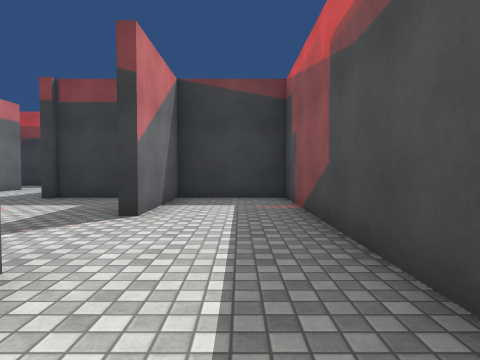
View 1 (above)

24 first-person views from a walk through a 3-D level made in the Unity game engine. The camera is 1.2 m above the floor, tilts 2° down and sees 75° across. The floor is counted in squares, 2 m on a side. Each view is taken from the middle of a square. On the plan, view 1 faces up. The plan holds only what a view shows up to about 9 squares ahead; the rest is blank. The place goes on beyond the plan. The player is left out. Some animated figures are left out. Surface patterns are stand-ins for the level's own textures.

View 2
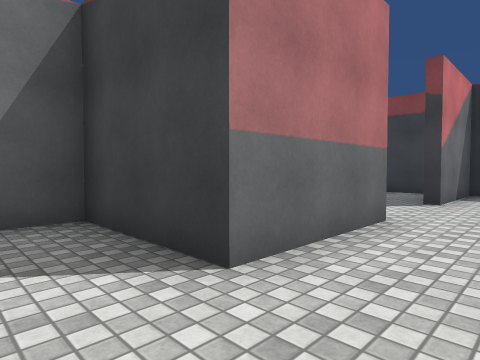

View 3
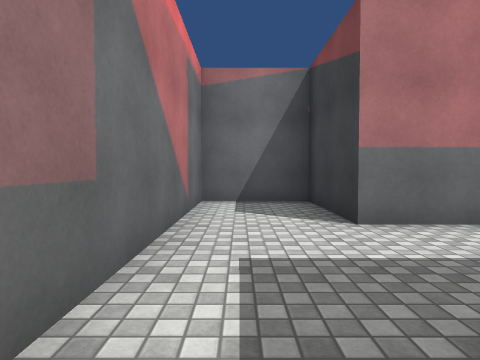

View 4
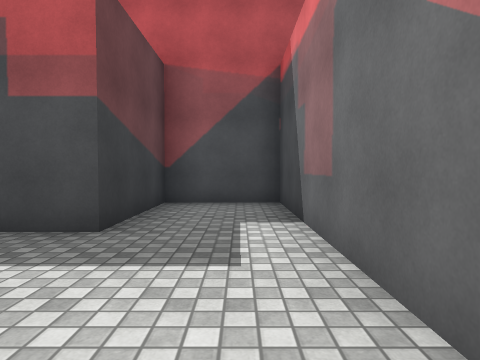

View 5
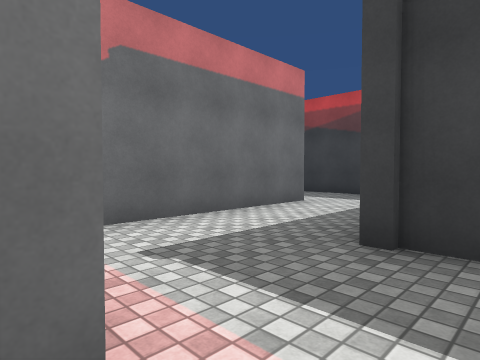

View 6
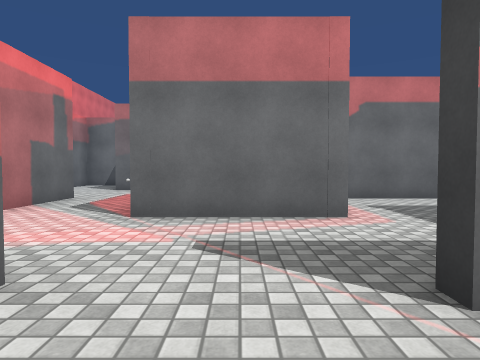

View 7
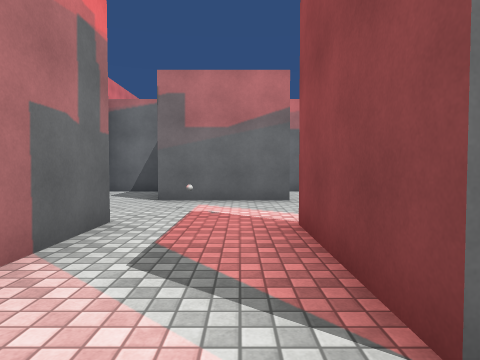

View 8
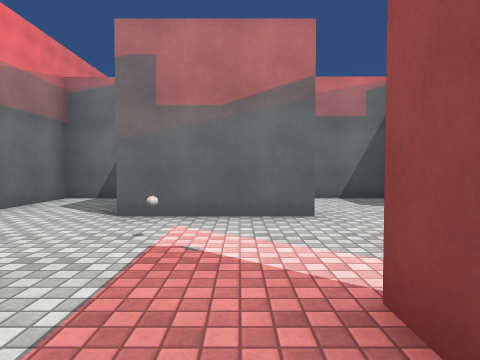

View 9
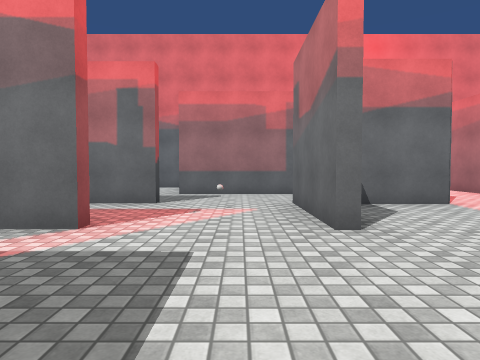

View 10
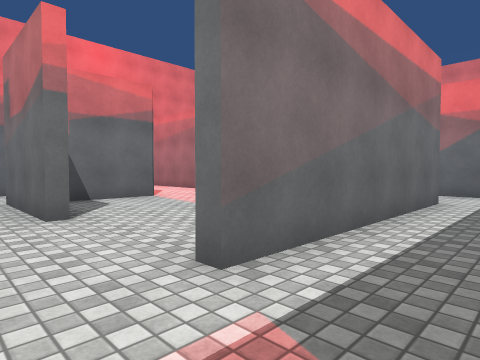

View 11
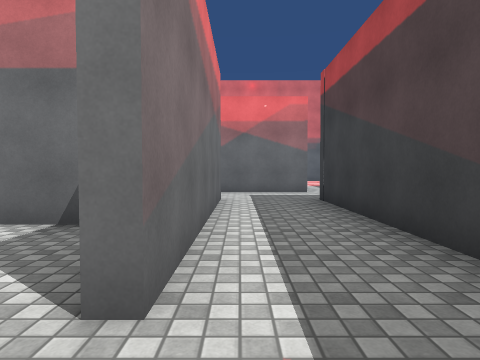

View 12
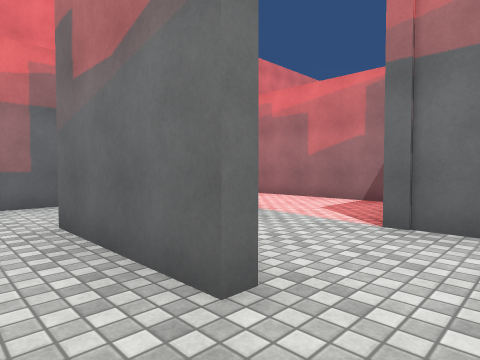

View 13
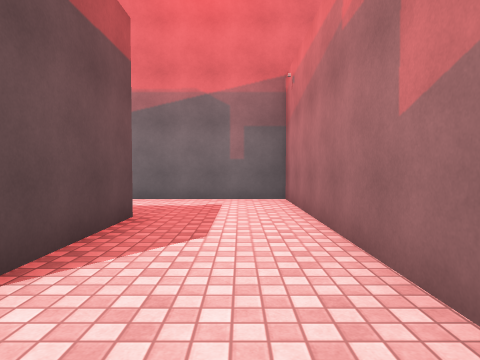

View 14
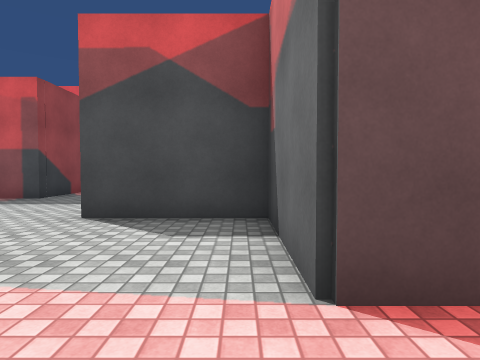

View 15
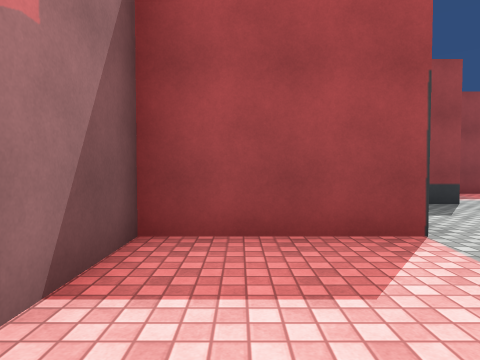

View 16
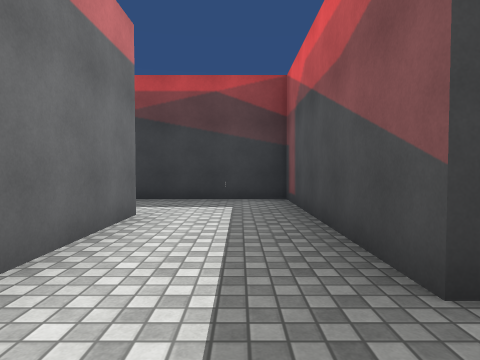

View 17
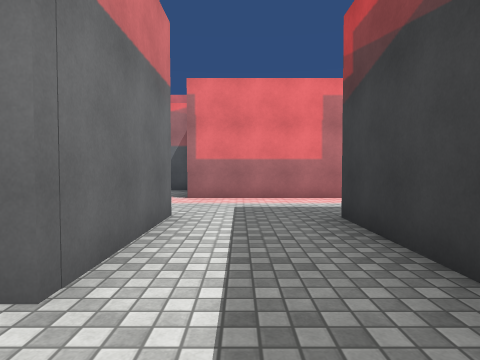

View 18
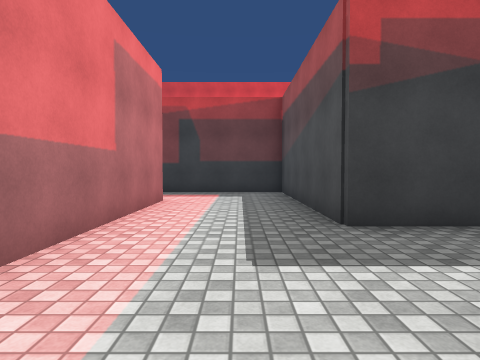

View 19
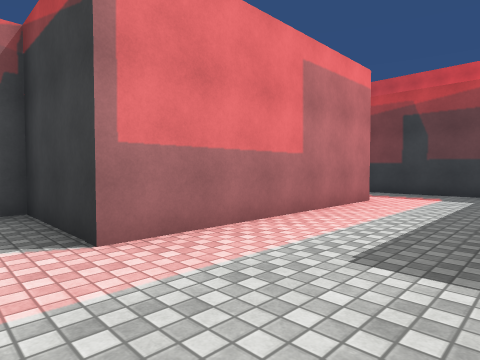

View 20
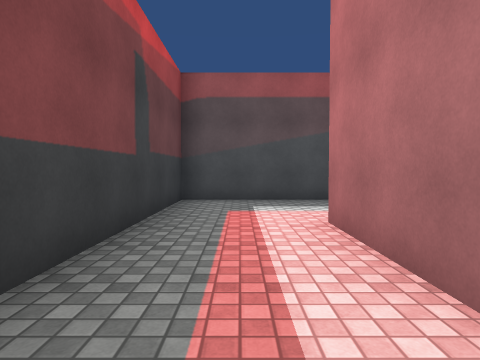

View 21
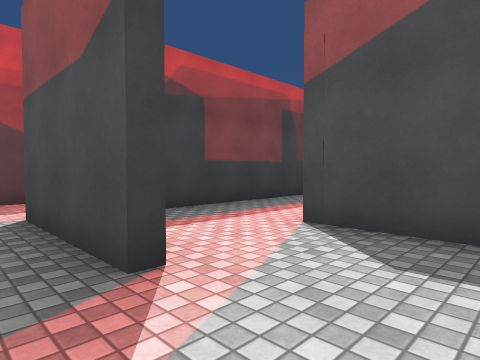

View 22
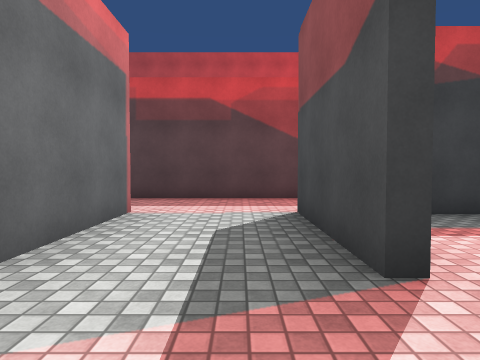

View 23
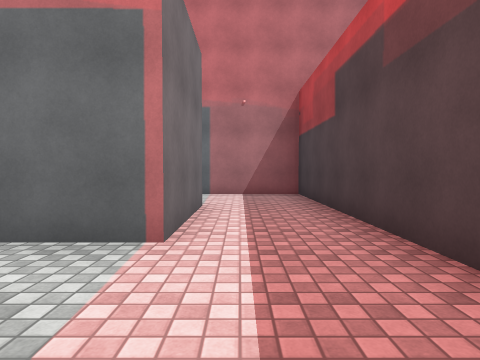

View 24
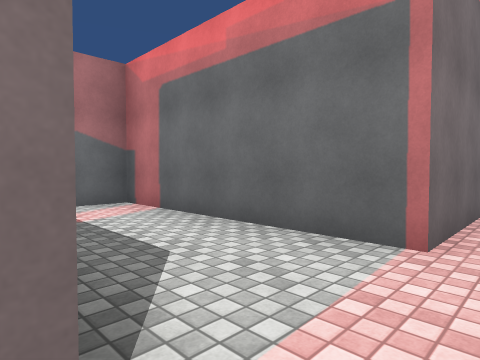

### Floor plan
Points are (right, up) in squares from view 1. A wall is a line through its corners. A room is listed if a view was taken in it or the views show most of it. See-through windows are left out.
Room 1 (views 1, 2, 3, 4, 6)
walls: (-1.4, 1.9) (-1.4, -0.7) (-3.9, -0.7) (-3.9, -2.7) (3.6, -2.7) (3.6, -0.7) (1, -0.7) (1, 6.5) (-1.4, 6.5) (-1.4, 3.9)
ways out: opening at (-2, 2.5) to room 2
Room 2 (views 5, 7, 8, 12)
walls: (-6.5, 1.9) (-5.5, 1.9); (-6.6, -0.5) (-4.5, -0.5); (-8.9, 2) (-8.9, -0.6); (-4.9, 4) (-6.6, 4); (-9.5, -2.7) (-6.5, -2.7); (-3.9, 4.4) (-3.9, 1.6) (-6.5, 1.6); (-11.6, -0.5) (-9.2, -0.5) (-9.2, 2); (-11.5, -1.1) (-11.5, -2.7) (-9.6, -2.7); (-11.5, 4) (-11.5, 1.6)
ways out: opening at (-2, 2.5) to room 1; opening at (-8.5, 4) to room 3; opening at (-12, 0.5) to room 4; opening at (-3, 4) to room 9; opening at (-5.5, -3)
objects: other object (-8, 0)
Room 3 (views 9, 10, 11)
walls: (-10, 6.5) (-14.2, 6.5); (-9.1, 4.4) (-9.8, 4.4); (-14.2, 4.6) (-9.1, 4.6); (-7.1, 6.5) (-7.8, 6.5); (-6.6, 4) (-6.6, 5); (-16.1, 6.8) (-16.1, 4.1)
ways out: opening at (-8.5, 4) to room 2; opening at (-15, 4); opening at (-15, 7)
Room 4 (views 13, 14, 15)
walls: (-11.6, -3) (-11.6, -0.5); (-11.5, 1.6) (-13.9, 1.6) (-13.9, -5.2) (-10.8, -5.2)
ways out: opening at (-12, 0.5) to room 2
Room 5 (views 16, 17)
walls: (-4.1, 6.5) (-4.1, 11.3) (-6.5, 11.3); (-6.4, 9.1) (-6.4, 5.1)
ways out: opening at (-7, 10) to room 7; opening at (-4, 5.5) to room 9
Room 6 (views 18, 19)
walls: (-11.5, 8.9) (-13.9, 8.9) (-13.9, 8)
ways out: opening at (-10.5, 9) to room 7
Room 7 (view 20)
walls: (-14, 14) (-11.5, 14) (-11.5, 8.9); (-9.1, 9.1) (-6.4, 9.1); (-6.5, 11.3) (-8.9, 11.3) (-8.9, 16.1) (-14.5, 16.1)
ways out: opening at (-7, 10) to room 5; opening at (-10.5, 9) to room 6; opening at (-15, 14) to room 8
Room 8 (views 21, 22, 23, 24)
walls: (-16.2, 13.6) (-16.2, 16.5); (-15.8, 18.4) (-23.5, 18.4) (-23.5, 16); (-14, 12.4) (-14, 14); (-21.2, 16.4) (-18.5, 16.4) (-18.5, 11.6) (-17.6, 11.6)
ways out: opening at (-15, 14) to room 7; opening at (-22.5, 16)
Room 9 (no view inside)
walls: (-2.1, 6.5) (-4.1, 6.5)
ways out: opening at (-3, 4) to room 2; opening at (-4, 5.5) to room 5

Where each view was taken, in squares from view 1:
view 1: 0 up, 0 right, facing up
view 2: 2 down, 0 right, facing up-left
view 3: 2 down, 2 right, facing left
view 4: 2 down, 2 left, facing right
view 5: 4 up, 3 left, facing up-left
view 6: 3 up, 0 right, facing left
view 7: 1 up, 3 left, facing left
view 8: 1 up, 5 left, facing left
view 9: 5 up, 8 left, facing down
view 10: 6 up, 8 left, facing down-left
view 11: 5 up, 8 left, facing left
view 12: 3 up, 8 left, facing down-left
view 13: 1 up, 13 left, facing down
view 14: 0 up, 13 left, facing right
view 15: 1 down, 13 left, facing up
view 16: 5 up, 5 left, facing up
view 17: 10 up, 5 left, facing left
view 18: 8 up, 10 left, facing up
view 19: 8 up, 9 left, facing up-left
view 20: 15 up, 15 left, facing right
view 21: 12 up, 17 left, facing up-right
view 22: 12 up, 17 left, facing up
view 23: 17 up, 16 left, facing left
view 24: 17 up, 16 left, facing down-left
